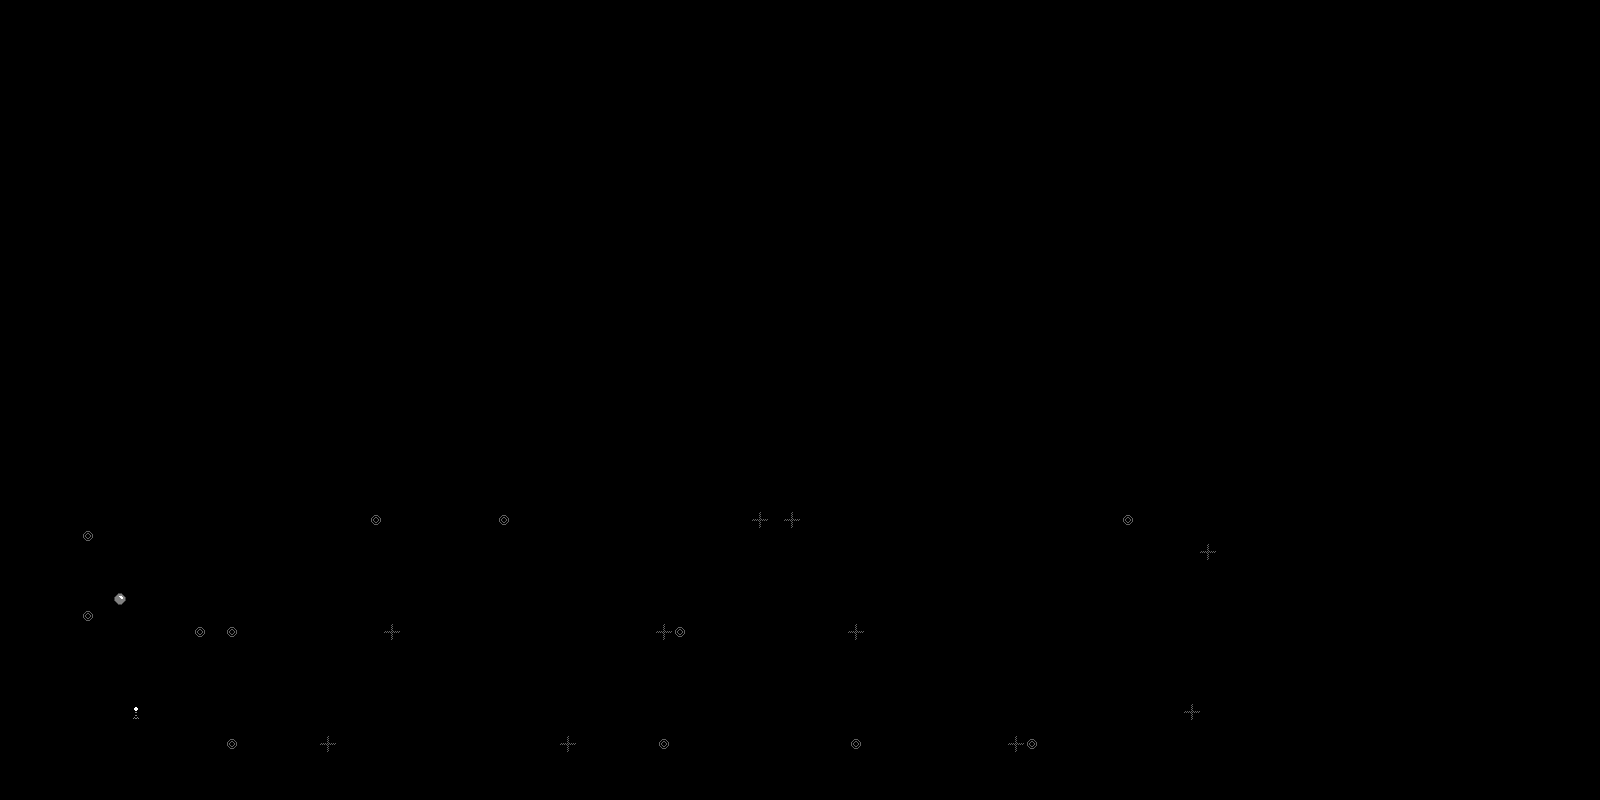

The image is a tile-based game level rendered from a .tmx file. Its description and source (layers, tilesets, objects; grid data summarised) follow:
An orthogonal 100x50 tile map with 16x16 px tiles, 1 tile layer (Tile Layer 1).

<map version="1.0" orientation="orthogonal" width="100" height="50" tilewidth="16" tileheight="16">
 <tileset firstgid="1" source="terrain2.tsx" />
 <layer name="Tile Layer 1" width="100" height="50">
  <data>[5000 cells, 684 non-empty, 30 distinct tile ids]</data>
 </layer>
</map>
